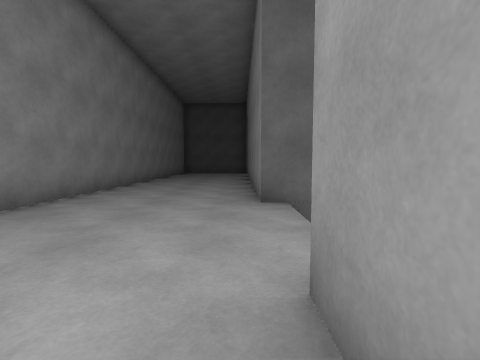
[1] (above)

16 first-person views from a walk through a 3-D level made in the Unity game engine. The camera is 1.2 m above the floor, tilts 4° down and sees 85° across. The floor is counted in squares, 1.8 m on a side. Each view is taken from the middle of a square. On the plan, view 1 faces up. The plan holds only what a view shows up to about 9 squares ahead; the rest is blank. The place goes on beyond the plan. The player is left out. Surface patterns are stand-ins for the level's own textures.

[2]
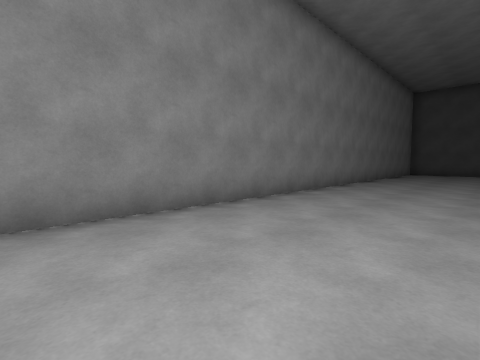

[3]
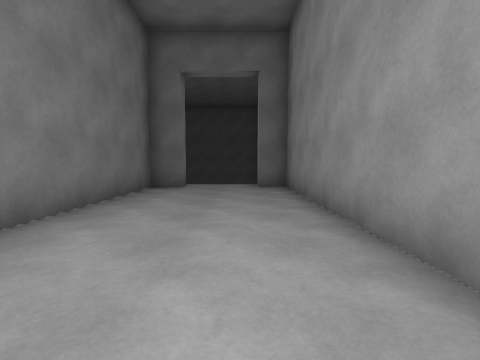

[4]
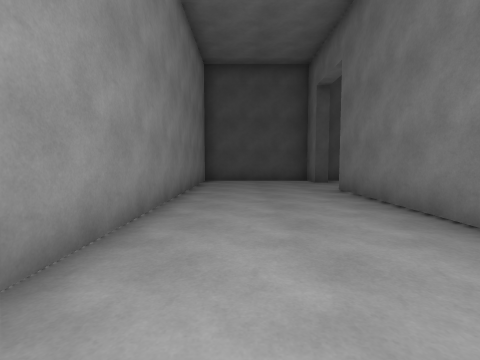

[5]
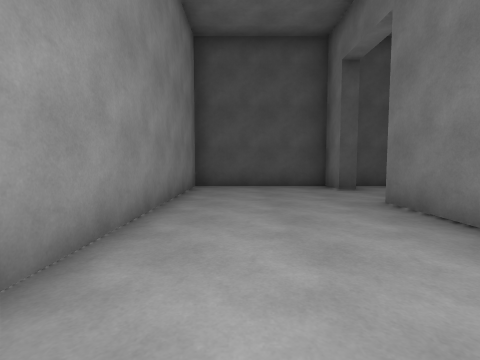

[6]
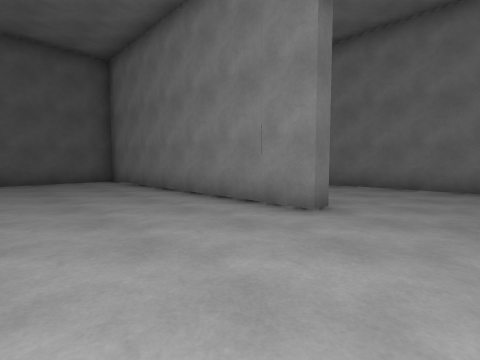

[7]
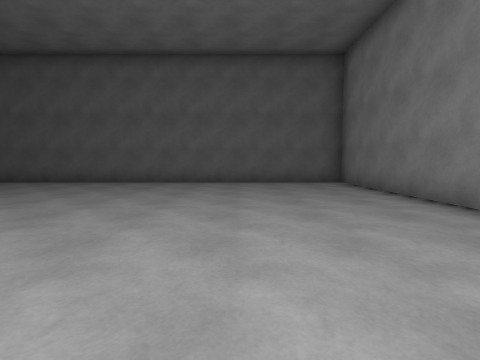

[8]
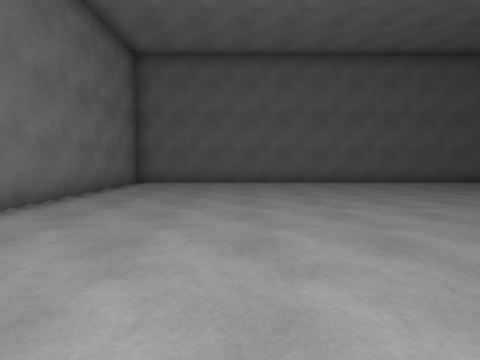

[9]
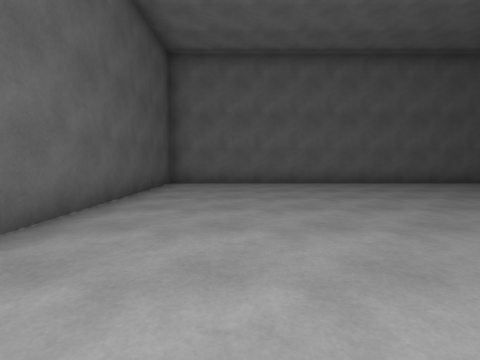

[10]
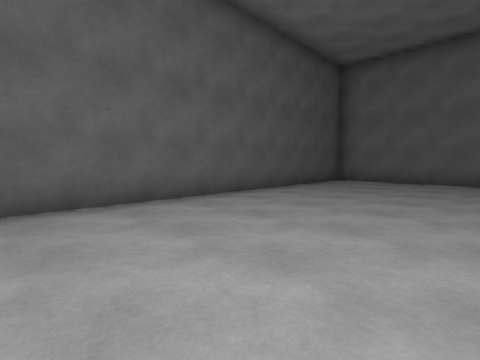

[11]
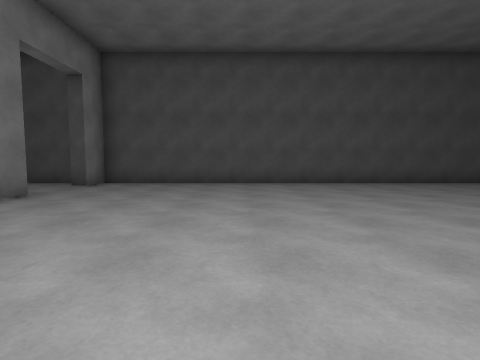

[12]
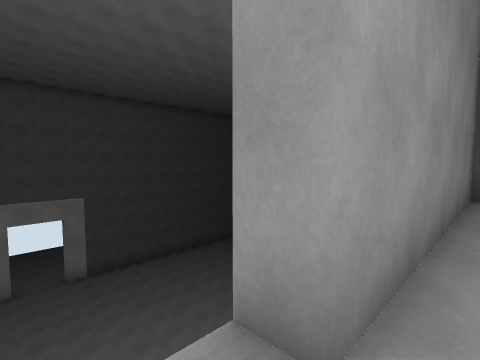

[13]
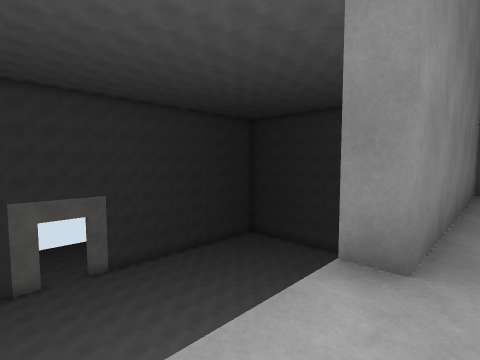

[14]
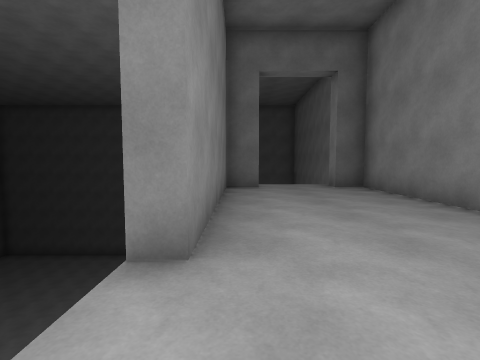

[15]
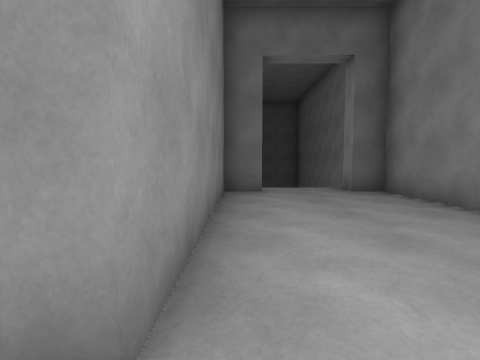

[16]
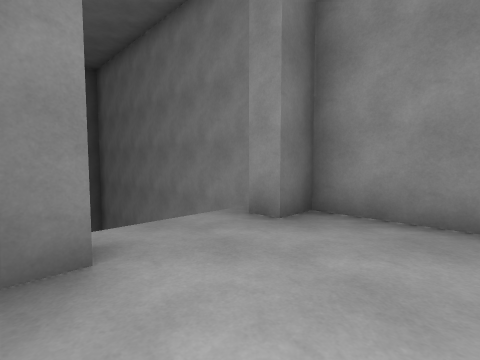

### Floor plan
Ten units are one square. View 1 is at (0, 0); x grows to the right and y downward. Boxes are objects, and circles mark ways between rooms. Rooms are numbered by the first view taken in them; rooms with no view inside come last. Other rooms are left out.
<svg viewBox="-37 -158 185 207">
<path fill="none" stroke="#000" d="M12 -42 3 -42 3 -122M-5 42 -5 38 3 38 3 -13 9 -13M8 -142 3 -142 3 -153M6 -152 -32 -152 -32 38 -25 38 -25 44M3 -122 8 -122 8 -47 143 -47 143 -152 6 -152M8 -153 8 -142"/>
<circle cx="0" cy="-135" r="3" fill="#2a7"/>
<text x="-20" y="-50">1</text>
<text x="70" y="-100">2</text>
</svg>
Room 1 opens to room 2.

Where each view was taken, in squares from view 1:
view 1: 0 up, 0 right, facing up
view 2: 0 up, 0 right, facing up-left
view 3: 3 up, 2 left, facing down
view 4: 6 up, 2 left, facing up
view 5: 8 up, 2 left, facing up
view 6: 14 up, 4 right, facing down-left
view 7: 13 up, 4 right, facing down
view 8: 13 up, 11 right, facing down
view 9: 13 up, 6 right, facing right
view 10: 11 up, 5 right, facing up-right
view 11: 7 up, 5 right, facing up
view 12: 2 up, 0 right, facing down-right
view 13: 3 up, 0 right, facing down-right
view 14: 3 up, 0 right, facing down
view 15: 2 up, 0 right, facing down
view 16: 2 down, 0 right, facing down-left
